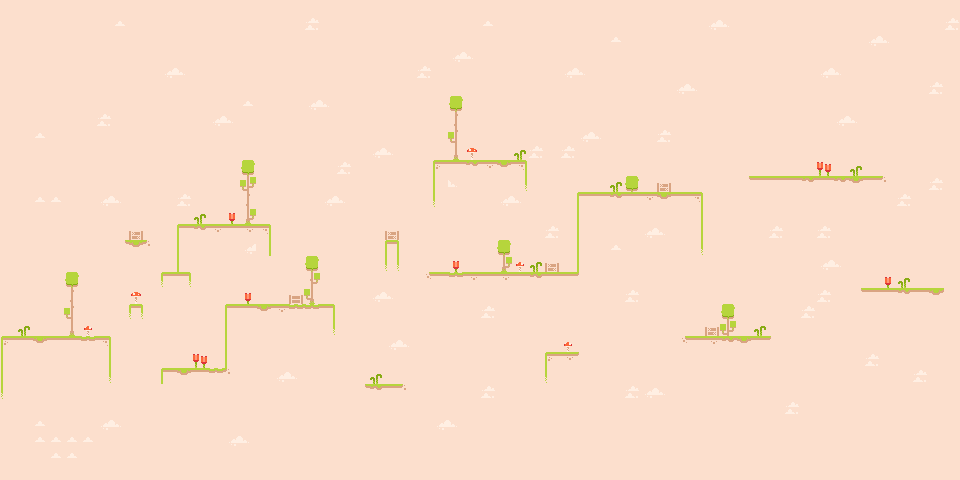

Below is a game level as drawn by its tile map, then a one-line description and the .tmx file that defines it, in full:
An orthogonal 60x30 tile map with 16x16 px tiles, 1 tile layer (Kachelebene 1).

<map version="1.9" tiledversion="1.9.2" orientation="orthogonal" renderorder="right-down" width="60" height="30" tilewidth="16" tileheight="16" infinite="0" nextlayerid="2" nextobjectid="1">
 <editorsettings>
  <export target="map/map.csv" format="csv" />
 </editorsettings>
 <tileset firstgid="1" source="tilemap_packed.tsx" />
 <layer id="1" name="Kachelebene 1" width="60" height="30">
  <data encoding="csv">
1,1,1,1,1,1,1,1,1,1,1,1,1,1,1,1,1,1,1,1,1,1,1,1,1,1,1,1,1,1,1,1,1,1,1,1,1,1,1,1,1,1,1,1,1,1,1,1,1,1,1,1,1,1,1,1,1,1,1,1,
1,1,1,1,1,1,1,12,1,1,1,1,1,1,1,1,1,1,1,13,1,1,1,1,1,1,1,1,1,1,12,1,1,1,1,1,1,1,1,1,1,1,1,1,2,3,1,1,1,1,1,1,1,1,1,1,1,1,1,13,
1,1,1,1,1,1,1,1,1,1,1,1,1,1,1,1,1,1,1,1,1,1,1,1,1,1,1,1,1,1,1,1,1,1,1,1,1,1,12,1,1,1,1,1,1,1,1,1,1,1,1,1,1,1,2,3,1,1,1,1,
1,1,1,1,1,1,1,1,1,1,1,1,1,1,1,1,1,1,1,1,1,1,1,1,1,1,1,1,2,3,1,1,1,1,1,1,1,1,1,1,1,1,1,1,1,1,1,1,1,1,1,1,1,1,1,1,1,1,1,1,
1,1,1,1,1,1,1,1,1,1,2,3,1,1,1,1,1,1,1,1,1,1,1,1,1,1,13,1,1,1,1,1,1,1,1,2,3,1,1,1,1,1,1,1,1,1,1,1,1,1,1,2,3,1,1,1,1,1,1,1,
1,1,1,1,1,1,1,1,1,1,1,1,1,1,1,1,1,1,1,1,1,1,1,1,1,1,1,1,1,1,1,1,1,1,1,1,1,1,1,1,1,1,2,3,1,1,1,1,1,1,1,1,1,1,1,1,1,1,13,1,
1,1,1,1,1,1,1,1,1,1,1,1,1,1,1,12,1,1,1,2,3,1,1,1,1,1,1,1,39,1,1,1,1,1,1,1,1,1,1,1,1,1,1,1,1,1,1,1,1,1,1,1,1,1,1,1,1,1,1,1,
1,1,1,1,1,1,13,1,1,1,1,1,1,2,3,1,1,1,1,1,1,1,1,1,1,1,1,1,49,1,1,1,1,1,1,1,1,1,1,1,1,1,1,1,1,1,1,1,1,1,1,1,2,3,1,1,1,1,1,1,
1,1,12,1,1,1,1,1,1,1,1,1,1,1,1,1,1,1,1,1,1,1,1,1,1,1,1,1,48,1,1,1,1,1,1,1,2,3,1,1,1,13,1,1,1,1,1,1,1,1,1,1,1,1,1,1,1,1,1,1,
1,1,1,1,1,1,1,1,1,1,1,1,1,1,1,1,1,1,1,1,1,1,1,2,3,1,1,1,59,31,1,1,35,13,1,13,1,1,1,1,1,1,1,1,1,1,1,1,1,1,1,1,1,1,1,1,1,1,1,1,
1,1,1,1,1,1,1,1,1,1,1,1,1,1,1,39,1,1,1,1,1,13,1,1,1,1,1,7,5,22,8,23,9,1,1,1,1,1,1,1,1,1,1,1,1,1,1,1,1,1,1,33,1,35,1,1,1,1,1,1,
1,1,1,1,1,1,1,1,1,1,1,1,1,1,1,40,1,1,1,1,1,1,1,1,1,1,1,14,3,1,1,1,19,1,1,1,1,1,35,39,1,38,1,1,1,1,25,5,5,5,22,5,22,23,5,26,1,1,13,1,
1,1,12,12,1,1,2,3,1,1,1,13,1,1,1,49,1,1,1,1,2,3,1,1,1,1,1,17,1,1,1,2,3,1,1,1,4,5,22,5,8,23,5,9,1,1,1,1,1,1,1,1,1,1,1,1,13,1,1,1,
1,1,1,1,1,1,1,1,1,1,1,1,35,1,34,60,1,1,1,1,1,1,1,1,1,1,1,1,1,1,1,1,1,1,1,1,14,1,1,1,1,1,1,16,1,1,1,1,1,1,1,1,1,1,1,1,1,1,1,1,
1,1,1,1,1,1,1,1,38,1,1,4,22,8,5,8,9,1,1,1,1,1,1,1,38,1,1,1,1,1,1,1,1,1,13,1,14,1,1,1,2,3,1,16,1,1,1,1,13,1,1,13,1,1,1,1,1,1,1,1,
1,1,1,1,1,1,1,25,23,26,1,14,1,1,1,2,16,1,1,1,1,1,1,1,20,1,1,1,1,1,1,39,1,1,1,1,14,1,12,1,1,1,1,19,1,1,1,1,1,1,1,1,1,1,1,1,1,1,1,1,
1,1,1,1,1,1,1,1,1,1,1,14,1,1,1,1,1,1,1,39,1,1,1,1,30,1,1,1,34,1,1,60,32,35,38,1,14,1,1,1,1,1,1,1,1,1,1,1,1,1,1,2,3,1,1,1,1,1,1,1,
1,1,1,1,39,1,1,1,1,1,28,29,1,1,1,1,1,1,1,50,1,1,1,1,1,1,27,5,21,8,5,8,5,22,5,5,24,1,1,1,1,1,1,1,1,1,1,1,1,1,1,1,1,1,1,34,35,1,1,1,
1,1,1,1,49,1,1,1,31,1,1,1,1,1,1,34,1,1,37,58,1,1,1,2,3,1,1,1,1,1,1,1,1,1,1,1,1,1,1,13,1,1,1,1,1,1,1,1,1,1,1,13,1,25,5,5,22,5,23,1,
1,1,1,1,48,1,1,1,10,1,1,1,1,1,4,5,23,8,21,21,6,1,1,1,1,1,1,1,1,1,13,1,1,1,1,1,1,1,1,1,1,1,1,1,1,39,1,1,1,1,13,1,1,1,1,1,1,1,1,1,
1,35,1,1,59,32,1,1,1,1,1,1,1,1,14,1,1,1,1,1,19,1,1,1,1,1,1,1,1,1,1,1,1,1,1,1,1,1,1,1,1,1,1,1,38,40,1,35,1,1,1,1,1,1,1,1,1,1,1,1,
7,5,23,5,5,21,9,1,1,1,1,1,1,1,14,1,1,1,1,1,1,1,1,1,2,3,1,1,1,1,1,1,1,1,1,32,1,1,1,1,1,1,27,5,8,22,23,5,24,1,1,1,1,1,1,1,1,1,1,1,
14,1,1,1,1,1,16,1,1,1,1,1,33,1,14,1,1,1,1,1,1,1,1,1,1,1,1,1,1,1,1,1,1,1,7,8,24,1,1,1,1,1,1,1,1,1,1,1,1,1,1,1,1,1,13,1,1,1,1,1,
14,1,1,1,1,1,19,1,1,1,4,23,5,21,26,1,1,2,3,1,1,1,1,35,1,1,1,1,1,1,1,1,1,1,17,1,1,1,1,1,1,1,1,1,1,1,1,1,1,1,1,1,1,1,1,1,1,13,1,1,
17,1,1,1,1,1,1,1,1,1,1,1,1,1,1,1,1,1,1,1,1,1,25,22,5,26,1,1,1,1,13,1,1,1,1,1,1,1,1,13,2,3,1,1,1,1,1,1,1,1,1,1,1,1,1,1,1,1,1,1,
1,1,1,1,1,1,1,1,1,1,1,1,1,1,1,1,1,1,1,1,1,1,1,1,1,1,1,1,1,1,1,1,1,1,1,1,1,1,1,1,1,1,1,1,1,1,1,1,1,13,1,1,1,1,1,1,1,1,1,1,
1,1,12,1,1,1,2,3,1,1,1,1,1,1,1,1,1,1,1,1,1,1,1,1,1,1,1,2,3,1,1,1,1,1,1,1,1,1,1,1,1,1,1,1,1,1,1,1,1,1,1,1,1,1,1,1,1,1,1,1,
1,1,12,12,12,12,1,1,1,1,1,1,1,1,2,3,1,1,1,1,1,1,1,1,1,1,1,1,1,1,1,1,1,1,1,1,1,1,1,1,1,1,1,1,1,1,1,1,1,1,1,1,1,1,1,1,1,1,1,1,
1,1,1,12,12,1,1,1,1,1,1,1,1,1,1,1,1,1,1,1,1,1,1,1,1,1,1,1,1,1,1,1,1,1,1,1,1,1,1,1,1,1,1,1,1,1,1,1,1,1,1,1,1,1,1,1,1,1,1,1,
1,1,1,1,1,1,1,1,1,1,1,1,1,1,1,1,1,1,1,1,1,1,1,1,1,1,1,1,1,1,1,1,1,1,1,1,1,1,1,1,1,1,1,1,1,1,1,1,1,1,1,1,1,1,1,1,1,1,1,1
</data>
 </layer>
</map>
